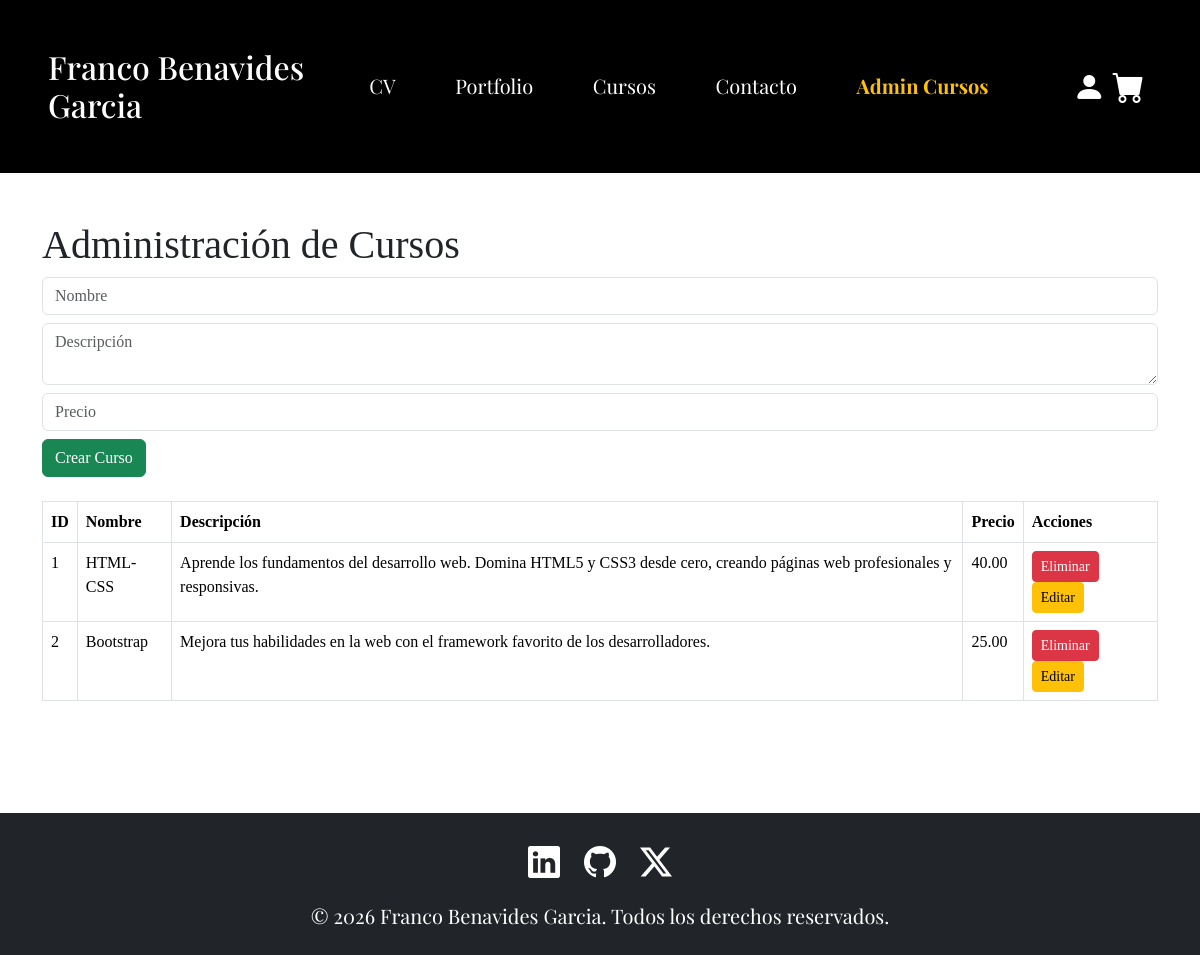
Page /view/crud.php (signed in) on the committed database.
### tables this page shows
CREATE TABLE IF NOT EXISTS curso (
    id_curso INT PRIMARY KEY AUTO_INCREMENT,
	nombre_curso VARCHAR(100) UNIQUE,
    descripción VARCHAR(500),
    precio DECIMAL(10,2)
);

### view/crud.php (the view, shortened to what this page needs)
<?php
require_once '../model/conexion.php';
$sql = "SELECT * FROM curso";
$stmt = $bd->query($sql);
$cursos = $stmt->fetchAll(PDO::FETCH_ASSOC);
?>
<!DOCTYPE html>
<html lang="es">
<head>
    <link href="https://cdn.jsdelivr.net/npm/bootstrap@5.3.8/dist/css/bootstrap.min.css" rel="stylesheet"
>
    <link rel="stylesheet" href="https://cdn.jsdelivr.net/npm/bootstrap-icons@1.13.1/font/bootstrap-icons.min.css">
    <link rel="stylesheet" href="/dwes-proyecto-php/public/css/estilo.css">
</head>
<body>
    <?php include ("../templates/header.php") ?>
    <div class="container py-5">
        <h1>Administración de Cursos</h1>
        <form method="post" class="mb-4">
            <div class="mb-2">
                <input type="text" name="nombre_curso" placeholder="Nombre" class="form-control" required>
            </div>
            <div class="mb-2">
                <textarea name="descripcion" placeholder="Descripción" class="form-control" required></textarea>
            </div>
            <div class="mb-2">
                <input type="number" name="precio" placeholder="Precio" class="form-control" required>
            </div>
            <button class="btn btn-success">Crear Curso</button>
        </form>
        <table class="table table-bordered">
            <thead>
                <tr>
                    <th>ID</th>
                    <th>Nombre</th>
                    <th>Descripción</th>
                    <th>Precio</th>
                    <th>Acciones</th>
                </tr>
            </thead>
            <tbody>
                <?php foreach($cursos as $curso): ?>
                <tr>
                    <td><?= $curso['id_curso'] ?></td>
                    <td><?= $curso['nombre_curso'] ?></td>
                    <td><?= $curso['descripción'] ?></td>
                    <td><?= $curso['precio'] ?></td>
                    <td>
                        <a href="?eliminar=<?= $curso['id_curso'] ?>" class="btn btn-danger btn-sm">Eliminar</a>
                        <a href="editar_curso.php?id=<?= $curso['id_curso'] ?>" class="btn btn-warning btn-sm">Editar</a>
                    </td>
                </tr>
                <?php endforeach; ?>
            </tbody>
        </table>
    </div>
</body>
</html>

### public/css/estilo.css (style rules this page uses)
header, footer { font-family: titulo; }
body { font-family: texto; }

### rows in the picture
curso: id_curso "1", nombre_curso "HTML-CSS", descripción "Aprende los fundamentos del desarrollo web. Domina HTML5 y CSS3 desde cero, creando páginas web profesionales y responsivas.", precio "40.00"
curso: id_curso "2", nombre_curso "Bootstrap", descripción "Mejora tus habilidades en la web con el framework favorito de los desarrolladores.", precio "25.00"
